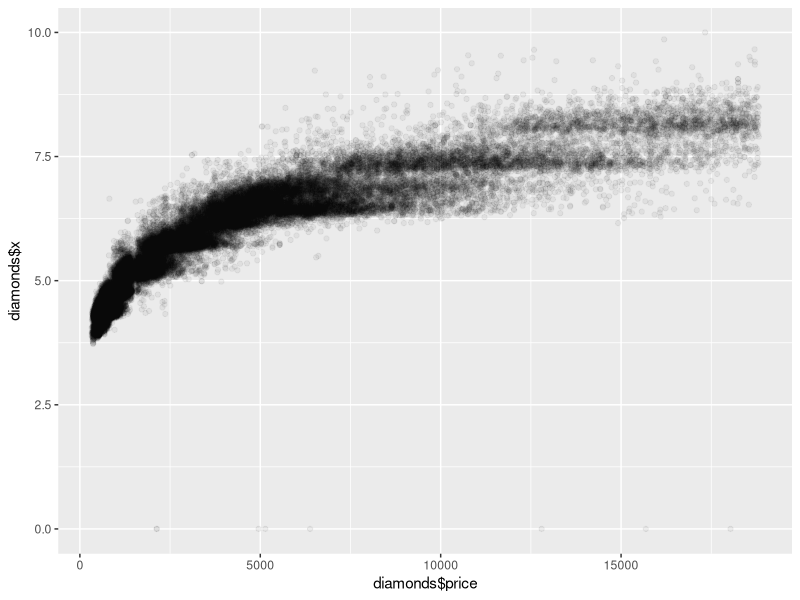
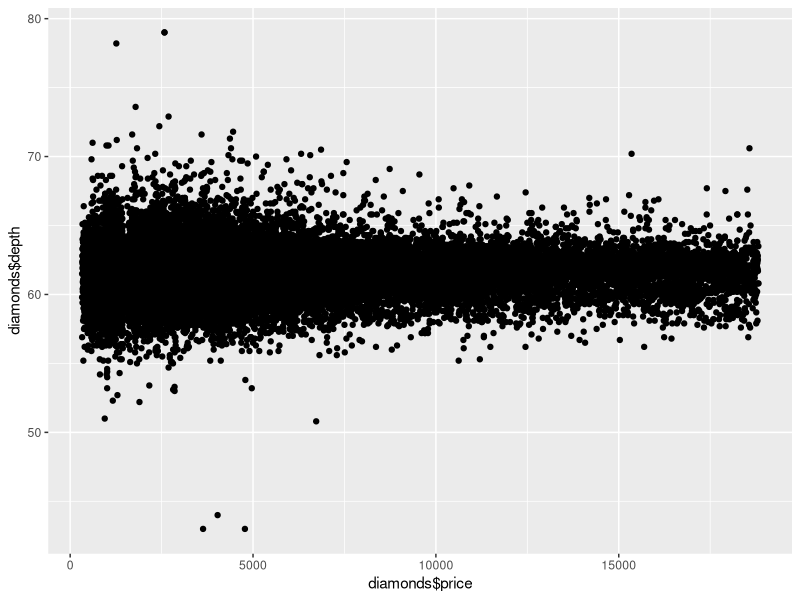
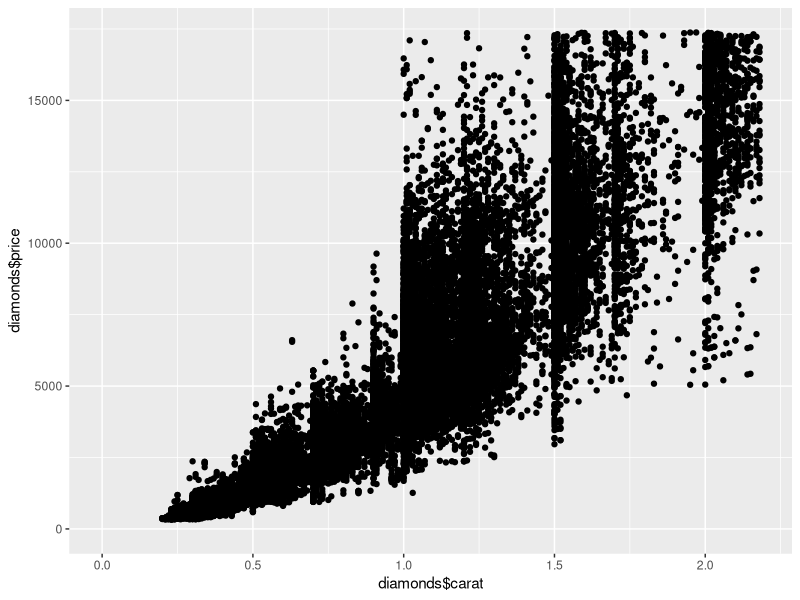
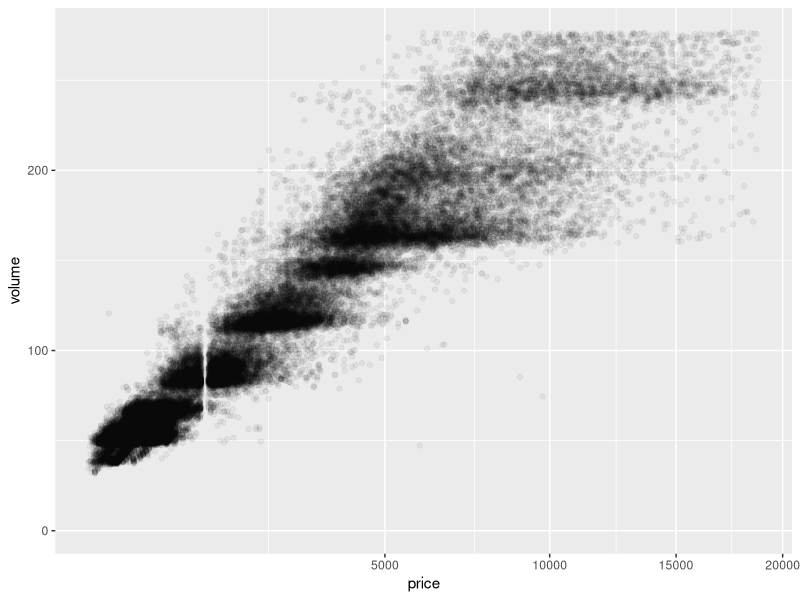
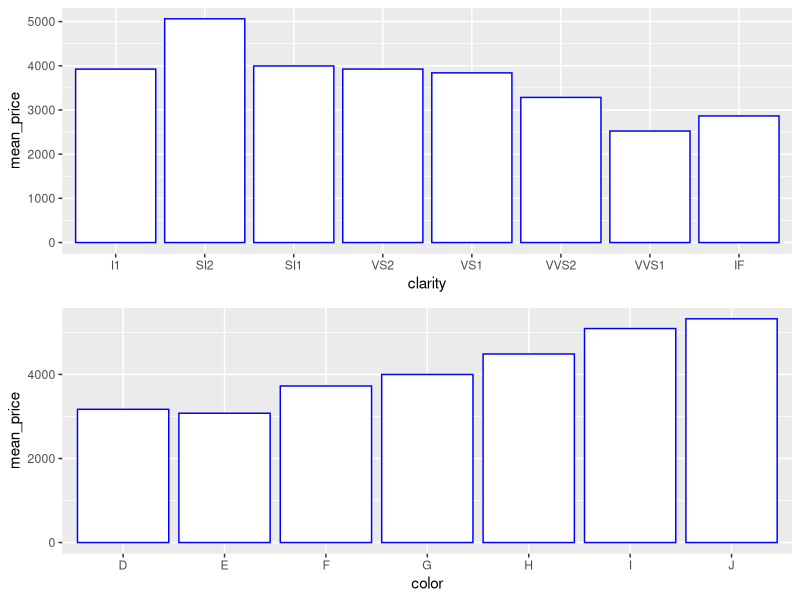

Write R code to recreate these figures, in order.
library(ggplot2) #must load the ggplot package first
data(diamonds) 

dim(diamonds)

summary(diamonds)

?diamonds

#Scatter plot between price and x
ggplot(aes(x = diamonds$price, y = diamonds$x), data = diamonds) +
  geom_point(alpha = 1/20, position = position_jitter(h = 0)) + 
  ylim(0, 10) 

#Correlation between price and x,y, z
cor.test(diamonds$price, diamonds$x)

cor.test(diamonds$price, diamonds$y)

cor.test(diamonds$price, diamonds$z)

#Simple scatter plot of price and depth
ggplot(aes(x = diamonds$price, y = diamonds$depth), data = diamonds) +
  geom_point()

summary(diamonds$depth)
cor.test(diamonds$price, diamonds$depth)

#Price vs Carat < 99%
price99 <- quantile(diamonds$price, 0.99)
carat99 <- quantile(diamonds$carat, 0.99)

summary(diamonds$carat)
summary(diamonds$price)
summary(carat99)
summary(price99)

ggplot(aes(x = diamonds$carat, y = diamonds$price), 
  data = diamonds) +
  geom_point() +
  xlim(0, carat99) +
  ylim(0, price99)
 
# Price vs. volume (x * y * z)
diamonds$volume <- diamonds$x * diamonds$y * diamonds$z
summary(diamonds$volume)
volume95 <- quantile(diamonds$volume, 0.95)

ggplot(aes(x = price, y = volume), 
       data = diamonds) +
  geom_point(alpha = 1/20, position = position_jitter(h = 0)) +
  ylim(1, volume95) +
  coord_trans(x = "sqrt")

#Correlation on subset with volume greater than 0 and less than or equal to 800
with(subset(diamonds, volume > 0 & volume <= 800), cor.test(price, volume))

# Create a dataframe diamonds by clarity
library(dplyr) #must load the dplyr package first

diamondsByClarity <- diamonds %>%
  group_by(clarity) %>%
  summarise(price_mean = mean(price),
            price_median = median(as.numeric(price)),
            price_min = min(price),
            price_max = max(price),
            n = n()) %>%
  arrange(clarity)

head(diamondsByClarity, 20)

# Your task is to write additional code to create two bar plots
# on one output image using the grid.arrange() function from the package
# gridExtra.
data(diamonds)
library(dplyr)
library(gridExtra)

diamonds_by_clarity <- group_by(diamonds, clarity)
diamonds_mp_by_clarity <- summarise(diamonds_by_clarity, mean_price = mean(price))

summary(diamonds_mp_by_clarity)

diamonds_by_color <- group_by(diamonds, color)
diamonds_mp_by_color <- summarise(diamonds_by_color, mean_price = mean(price))

summary(diamonds_mp_by_color)

p1 <- ggplot(data = diamonds_mp_by_clarity, aes(x = clarity, y = mean_price)) + 
  geom_bar(stat="identity", color="blue", fill="white") 

p2 <- ggplot(data = diamonds_mp_by_color, aes(x = color, y = mean_price)) +
  geom_bar(stat="identity", color="blue", fill="white") 

grid.arrange(p1, p2, ncol = 1)

#We think something odd is going here. These trends seem to go against our intuition.
#Mean price tends to decrease as clarity improves. The same can be said for color.
#We encourage you to look into the mean price across cut.




